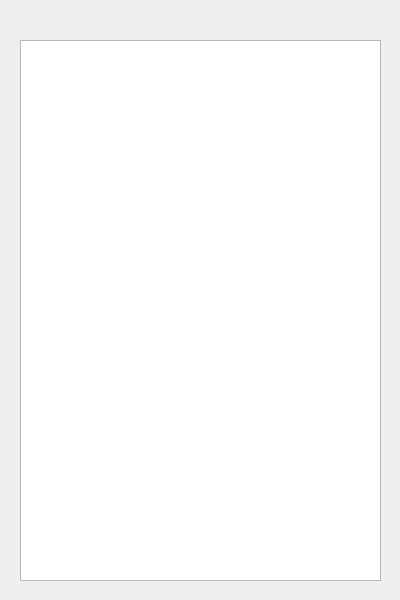
<?xml version="1.0" encoding="UTF-8"?>
<ui version="4.0">
 <class>Historico</class>
 <widget class="QDialog" name="Historico">
  <property name="geometry">
   <rect>
    <x>0</x>
    <y>0</y>
    <width>400</width>
    <height>600</height>
   </rect>
  </property>
  <property name="minimumSize">
   <size>
    <width>400</width>
    <height>600</height>
   </size>
  </property>
  <property name="maximumSize">
   <size>
    <width>400</width>
    <height>600</height>
   </size>
  </property>
  <property name="windowTitle">
   <string>Dialog</string>
  </property>
  <widget class="QListWidget" name="lwHistorico">
   <property name="geometry">
    <rect>
     <x>20</x>
     <y>40</y>
     <width>361</width>
     <height>541</height>
    </rect>
   </property>
  </widget>
 </widget>
 <resources/>
 <connections/>
</ui>
